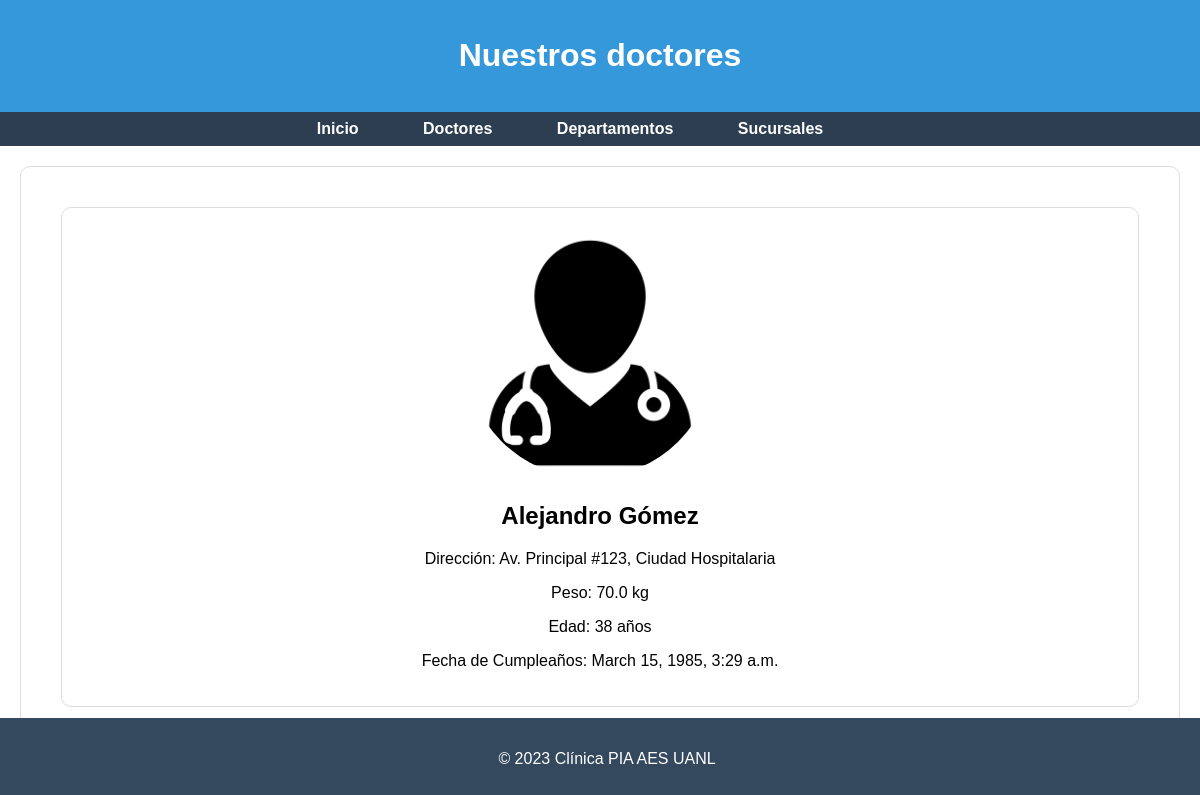
The app's page /doctores/, older data.
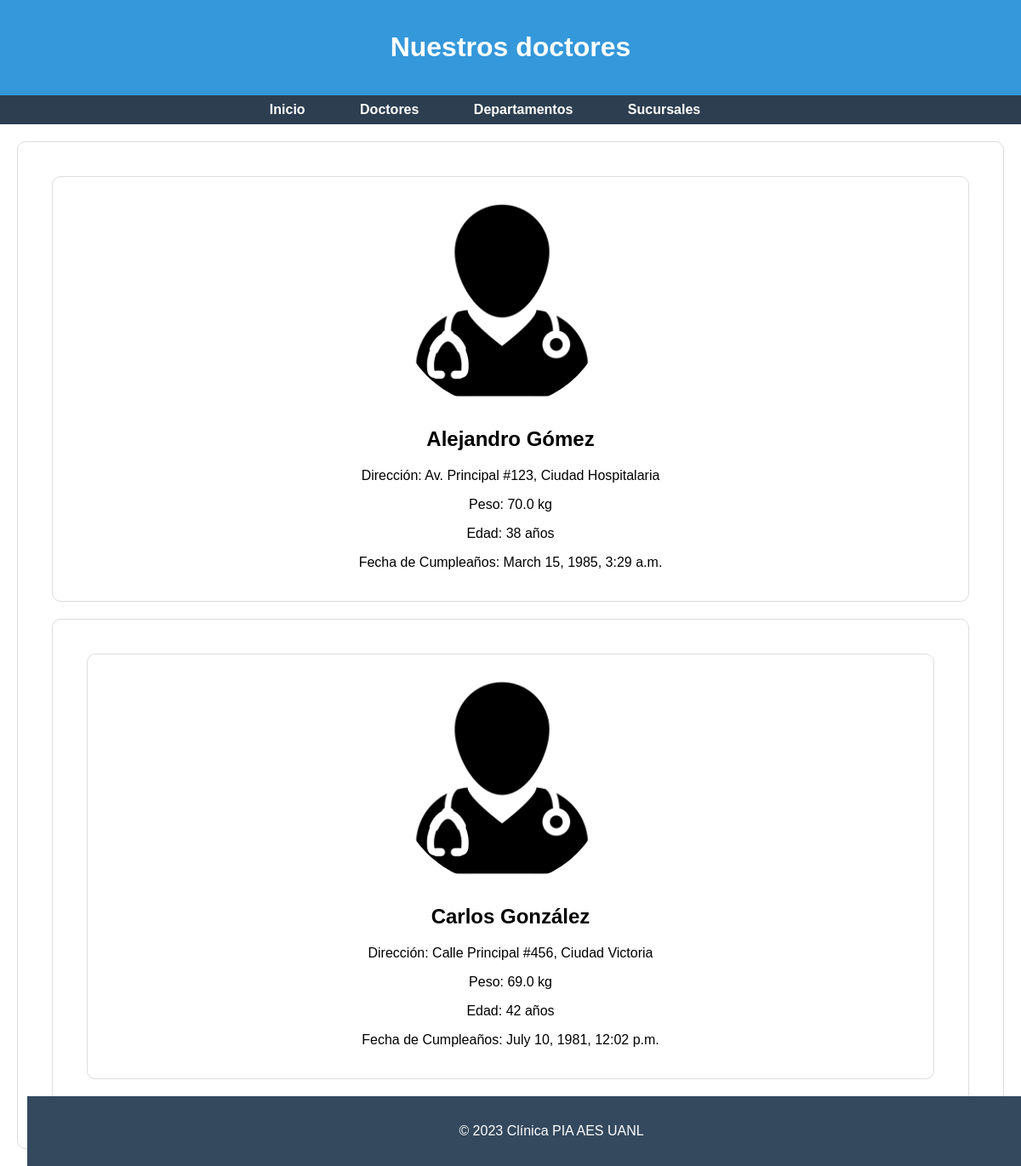
The same page, newer data.
### website/models.py (models this page shows)
class Doctores(models.Model):
    nombre = models.CharField(max_length=60) #caracter
    direccion = models.CharField(max_length=50)
    peso = models.FloatField() #numero
    edad = models.IntegerField()
    fechacumple = models.DateTimeField()

### website/views.py (the view)
# urls.py: path('doctores/', views.doctores, name="doctores"),
def doctores(request):
    data = Doctores.objects.all()
    info = {
        "Doctores" : data
    }
    return render(request,"doctores.html",  context=info)

### hospital/templates/doctores.html (shortened to what this page needs)
{% load static %}
<!DOCTYPE html>
<html lang="en">
<head>
    <link rel="stylesheet" href="{% static 'estilos/style.css' %}">
</head>
<body>
    <header>
        <h1>Nuestros doctores</h1>
    </header>
    <nav>
        <ul>
            <li><a href="{% url 'index' %}">Inicio</a></li>
            <li><a href="{% url 'doctores' %}">Doctores</a></li>
            <li><a href="{% url 'departamentos' %}">Departamentos</a></li>
            <li><a href="{% url 'sucursales' %}">Sucursales</a></li>
        </ul>
    </nav>
    {% for Doctores in Doctores %}
    <section class="Doctores">
        <section class="doctor-section">
            <img src="{% static 'img/asistencia-medica.png' %}" alt="{{ doctor.nombre }}" width="250px;">
        <div class="Doctores">
            <h2>{{ Doctores.nombre }}</h2>
            <p>Dirección: {{ Doctores.direccion }}</p>
            <p>Peso: {{ Doctores.peso }} kg</p>
            <p>Edad: {{ Doctores.edad }} años</p>
            <p>Fecha de Cumpleaños: {{ Doctores.fechacumple }}</p>
        </div>
    </section>
    {% endfor %}
    <footer>
        <p>&copy; 2023 Clínica PIA AES UANL</p>
    </footer>
</body>
</html>

### hospital/static/estilos/style.css (style rules this page uses)
body { font-family: Arial, sans-serif; margin: 0; padding: 0; }
header { background-color: #3498db; color: white; text-align: center; padding: 1em; }
.Doctores { align-items: center; text-align: center; }
nav { background-color: #2c3e50; color: white; padding: 0.5em; text-align: center; align-items: center; }
nav ul { list-style: none; padding: 0; margin: 0; }
nav li { display: inline; margin-right: 60px; }
nav a { text-decoration: none; color: white; font-weight: bold; }
section { margin: 20px; padding: 20px; border: 1px solid #ddd; border-radius: 10px; overflow: hidden; }
img { max-width: 100%; height: auto; border-radius: 50%; margin-right: 20px; }
footer { background-color: #34495e; color: white; text-align: center; padding: 1em; margin-left: -50px; position: fixed; bottom: 0; width: 100%; }

Row changes from the older to the newer data that the page shows:
added Doctores: nombre "Carlos González", direccion "Calle Principal #456, Ciudad Victoria", peso "69.0", edad "42", fechacumple "July 10, 1981, 12:02 p.m."
